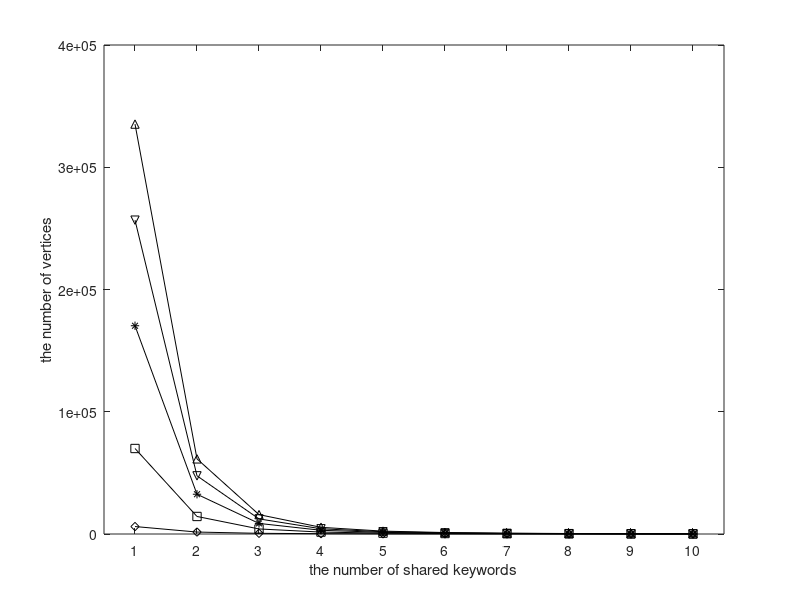

The MATLAB script that drew this image: (Note: this script raises an error after producing the figure.)
set(gcf,'color',[1, 1, 1]);
set(gcf,'unit','centimeters','position',[10 5 9 7]);

x=[1, 2, 3, 4, 5, 6, 7, 8, 9, 10];
y1 = [6105.62	1596.43	556.99	264.17	128.51	75.24	44.8	30.41	20.39	13.85];
y2 = [69943.37	14343.11	4138.66	1567.26	716	383.92	221.72	136.35	87.04	55.86];
y3 = [170356.86	32530.1	8654.36	3049.98	1325.12	681.08	380.8	230.03	144.83	92.01];
y4 = [256731.51	47584.86	12362.3	4282.87	1850.52	943.37	526.32	317.05	199.49	126.25];
y5 = [335297.77	61455.3	15852.37	5465.44	2355.88	1198.82	668.73	403.41	254.56	160.97];

p1= plot(x, y1, '-kd');
hold on;
p2 = plot(x, y2, '-ks');
hold on;
p3 = plot(x, y3, '-k*');
hold on;
p4 = plot(x, y4, '-kv');
hold on;
p5 = plot(x, y5, '-k^');

xlabel('the number of shared keywords');
ylabel('the number of vertices');

axis([0.5 10.5 0.0 400000]);

set(gca, 'xtick', 1:10, 'XTickLabel', {'1','2','3','4','5','6','7','8','9','10'});
leg=legend('20%','40%','60%','80%','100%', 1);
set(leg,'edgecolor','white');

set(gca, 'FontSize', 12);
set(get(gca, 'XLabel'), 'FontSize',12);
set(get(gca, 'YLabel'), 'FontSize',12);
set(findall(gcf,'type','line'),'linewidth',1.5);
set(gca, 'LineWidth', 1.5);
